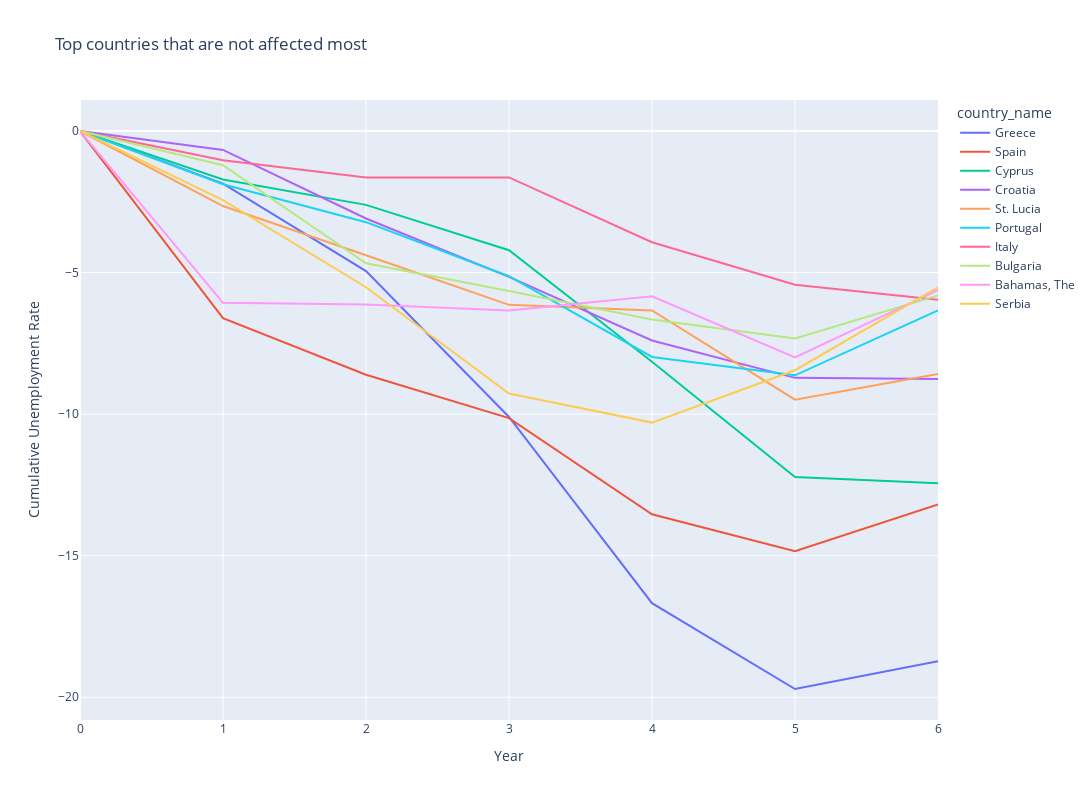

Notebook code cell kept with this figure:
### Code cell
#retrieving countries through sub-regions

countries=[]
sub_regions=[]
for i in data_first_10['sub_region'].unique():
    countries.append(data_first_10[data_first_10['sub_region']==i]['country_name'])
    sub_regions.append(i)

#for i in range(len(sub_regions)):
for i in range(len(sub_regions)):
    fig = px.line(data_first10[countries[i]],title = 'Top countries that are not affected most',
                  labels={'index':'Year','value':'Cumulative Unemployment Rate'},
                  height=800,width=1400
                  )
    fig.show()

### Figure 1 — Plotly figure (JSON) as saved in the notebook; plotly's stock layout.template omitted (floating-point values rounded to 4 significant figures)
{"data": [{"hovertemplate": "country_name=Greece<br>Year=%{x}<br>Cumulative Unemployment Rate=%{y}<extra></extra>", "legendgroup": "Greece", "line": {"color": "#636efa", "dash": "solid"}, "marker": {"symbol": "circle"}, "mode": "lines", "name": "Greece", "orientation": "v", "showlegend": true, "type": "scatter", "x": [0, 1, 2, 3, 4, 5, 6], "xaxis": "x", "y": [0, -1.86, -4.95, -10.1, -16.68, -19.71, -18.73], "yaxis": "y"}, {"hovertemplate": "country_name=Spain<br>Year=%{x}<br>Cumulative Unemployment Rate=%{y}<extra></extra>", "legendgroup": "Spain", "line": {"color": "#EF553B", "dash": "solid"}, "marker": {"symbol": "circle"}, "mode": "lines", "name": "Spain", "orientation": "v", "showlegend": true, "type": "scatter", "x": [0, 1, 2, 3, 4, 5, 6], "xaxis": "x", "y": [0, -6.61, -8.61, -10.14, -13.54, -14.84, -13.19], "yaxis": "y"}, {"hovertemplate": "country_name=Cyprus<br>Year=%{x}<br>Cumulative Unemployment Rate=%{y}<extra></extra>", "legendgroup": "Cyprus", "line": {"color": "#00cc96", "dash": "solid"}, "marker": {"symbol": "circle"}, "mode": "lines", "name": "Cyprus", "orientation": "v", "showlegend": true, "type": "scatter", "x": [0, 1, 2, 3, 4, 5, 6], "xaxis": "x", "y": [0, -1.71, -2.61, -4.21, -8.15, -12.22, -12.44], "yaxis": "y"}, {"hovertemplate": "country_name=Croatia<br>Year=%{x}<br>Cumulative Unemployment Rate=%{y}<extra></extra>", "legendgroup": "Croatia", "line": {"color": "#ab63fa", "dash": "solid"}, "marker": {"symbol": "circle"}, "mode": "lines", "name": "Croatia", "orientation": "v", "showlegend": true, "type": "scatter", "x": [0, 1, 2, 3, 4, 5, 6], "xaxis": "x", "y": [0, -0.67, -3.09, -5.15, -7.4, -8.72, -8.76], "yaxis": "y"}, {"hovertemplate": "country_name=St. Lucia<br>Year=%{x}<br>Cumulative Unemployment Rate=%{y}<extra></extra>", "legendgroup": "St. Lucia", "line": {"color": "#FFA15A", "dash": "solid"}, "marker": {"symbol": "circle"}, "mode": "lines", "name": "St. Lucia", "orientation": "v", "showlegend": true, "type": "scatter", "x": [0, 1, 2, 3, 4, 5, 6], "xaxis": "x", "y": [0, -2.65, -4.39, -6.14, -6.34, -9.49, -8.58], "yaxis": "y"}, {"hovertemplate": "country_name=Portugal<br>Year=%{x}<br>Cumulative Unemployment Rate=%{y}<extra></extra>", "legendgroup": "Portugal", "line": {"color": "#19d3f3", "dash": "solid"}, "marker": {"symbol": "circle"}, "mode": "lines", "name": "Portugal", "orientation": "v", "showlegend": true, "type": "scatter", "x": [0, 1, 2, 3, 4, 5, 6], "xaxis": "x", "y": [0, -1.88, -3.22, -5.13, -7.98, -8.63, -6.34], "yaxis": "y"}, {"hovertemplate": "country_name=Italy<br>Year=%{x}<br>Cumulative Unemployment Rate=%{y}<extra></extra>", "legendgroup": "Italy", "line": {"color": "#FF6692", "dash": "solid"}, "marker": {"symbol": "circle"}, "mode": "lines", "name": "Italy", "orientation": "v", "showlegend": true, "type": "scatter", "x": [0, 1, 2, 3, 4, 5, 6], "xaxis": "x", "y": [0, -1.03, -1.64, -1.64, -3.93, -5.43, -5.96], "yaxis": "y"}, {"hovertemplate": "country_name=Bulgaria<br>Year=%{x}<br>Cumulative Unemployment Rate=%{y}<extra></extra>", "legendgroup": "Bulgaria", "line": {"color": "#B6E880", "dash": "solid"}, "marker": {"symbol": "circle"}, "mode": "lines", "name": "Bulgaria", "orientation": "v", "showlegend": true, "type": "scatter", "x": [0, 1, 2, 3, 4, 5, 6], "xaxis": "x", "y": [0, -1.21, -4.67, -5.65, -6.66, -7.33, -5.81], "yaxis": "y"}, {"hovertemplate": "country_name=Bahamas, The<br>Year=%{x}<br>Cumulative Unemployment Rate=%{y}<extra></extra>", "legendgroup": "Bahamas, The", "line": {"color": "#FF97FF", "dash": "solid"}, "marker": {"symbol": "circle"}, "mode": "lines", "name": "Bahamas, The", "orientation": "v", "showlegend": true, "type": "scatter", "x": [0, 1, 2, 3, 4, 5, 6], "xaxis": "x", "y": [0, -6.07, -6.13, -6.34, -5.84, -8, -5.62], "yaxis": "y"}, {"hovertemplate": "country_name=Serbia<br>Year=%{x}<br>Cumulative Unemployment Rate=%{y}<extra></extra>", "legendgroup": "Serbia", "line": {"color": "#FECB52", "dash": "solid"}, "marker": {"symbol": "circle"}, "mode": "lines", "name": "Serbia", "orientation": "v", "showlegend": true, "type": "scatter", "x": [0, 1, 2, 3, 4, 5, 6], "xaxis": "x", "y": [0, -2.44, -5.52, -9.27, -10.3, -8.45, -5.52], "yaxis": "y"}], "layout": {"height": 800, "legend": {"title": {"text": "country_name"}, "tracegroupgap": 0}, "title": {"text": "Top countries that are not affected most"}, "width": 1400, "xaxis": {"anchor": "y", "domain": [0, 1], "title": {"text": "Year"}}, "yaxis": {"anchor": "x", "domain": [0, 1], "title": {"text": "Cumulative Unemployment Rate"}}}}
